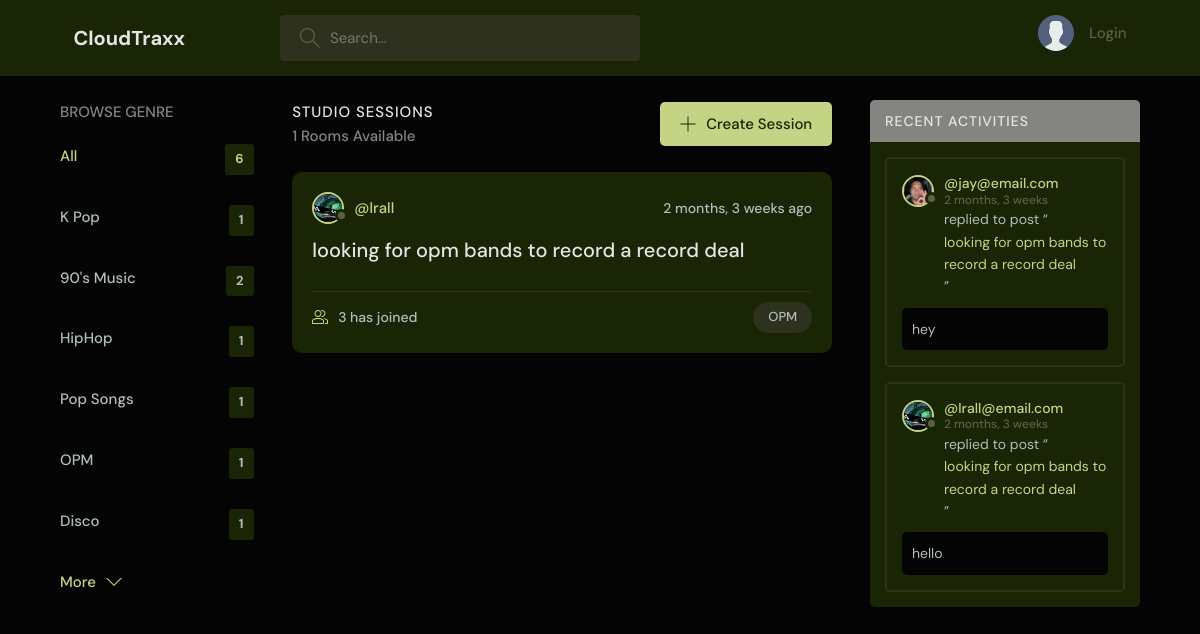
The page /?q=OPM on the database its author committed.
### base/models.py (models this page shows, shortened)
class Topic(models.Model):
    name = models.CharField(max_length=200)

class Room(models.Model):
    host = models.ForeignKey(User, on_delete=models.SET_NULL, null=True)
    topic = models.ForeignKey(Topic, on_delete=models.SET_NULL, null=True)
    name = models.CharField(max_length=200)
    description = models.TextField(null=True, blank=True)
    participants = models.ManyToManyField(User, related_name='participants', blank=True)
    updated = models.DateTimeField(auto_now=True) #take snapshot every time it is saved
    created = models.DateTimeField(auto_now_add=True) #take snapshot at the first time it was created
    class Meta:
        ordering = ['-updated', '-created']
    def __str__(self):
        return self.name

class User(AbstractUser):
    name = models.CharField(max_length=200, null=True)
    email = models.EmailField(unique=True, null=True)
    bio = models.TextField(null=True)
    avatar = models.ImageField(null=True, default="avatar.svg")
    USERNAME_FIELD = 'email'
    REQUIRED_FIELDS = []

class Message(models.Model):
    user = models.ForeignKey(User, on_delete=models.CASCADE)
    room = models.ForeignKey(Room, on_delete=models.CASCADE)
    body = models.TextField()
    updated = models.DateTimeField(auto_now=True)
    created = models.DateTimeField(auto_now_add=True)
    class Meta:
        ordering = ['-updated', '-created']

### base/views.py (the view)
# urls.py: path('', views.home, name="Home"),
def home(request):
    q = request.GET.get('q') if request.GET.get('q') != None else ''
    rooms = Room.objects.filter(
        Q(topic__name__icontains=q) |
        Q(name__icontains=q) |
        Q(description__icontains=q)
    )
    topics = Topic.objects.all()
    room_count = rooms.count()
    room_messages = Message.objects.filter(Q(room__topic__name__icontains=q))
    context = {'rooms' : rooms, 'topics' : topics, 'room_count' : room_count, 'room_messages' : room_messages}
    return render(request, 'base/home.html', context)

### base/templates/base/home.html (shortened to what this page needs)
{% extends 'main.html' %}
{% block content %}
    <main class="layout layout--3">
      <div class="container">
        {% include 'base/topics_component.html' %}
        <div class="roomList">
          <div class="roomList__header">
            <div>
              <h2>Studio Sessions</h2>
              <p>{{room_count}} Rooms Available </p>
            </div>
            <a class="btn btn--main" href="{% url 'create-room' %}">
              <svg version="1.1" xmlns="http://www.w3.org/2000/svg" width="32" height="32" viewBox="0 0 32 32">
                <title>add</title>
                <path
                  d="M16.943 0.943h-1.885v14.115h-14.115v1.885h14.115v14.115h1.885v-14.115h14.115v-1.885h-14.115v-14.115z"
                ></path>
              </svg>
              Create Session
            </a>
          </div>
          {% include 'base/feed_component.html' %}
        </div>
        {% include 'base/activity_component.html' %}
      </div>
    </main>
{% endblock %}

### base/templates/base/topics_component.html
<div class="topics">
    <div class="topics__header">
      <h2>Browse Genre</h2>
    </div>
    <ul class="topics__list">
      <li>
        <a href="{% url 'Home' %}" class="active">All <span>{{topics.count}}</span></a>
      </li>
      {% for topic in topics %}
      <li>
        <a href="{% url 'Home' %}?q={{topic.name}}">{{topic.name}} <span>{{topic.room_set.all.count}}</span></a>
      </li>
      {% endfor %}
    </ul>
    <a class="btn btn--link" href="topics.html">
      More
      <svg version="1.1" xmlns="http://www.w3.org/2000/svg" width="32" height="32" viewBox="0 0 32 32">
        <title>chevron-down</title>
        <path d="M16 21l-13-13h-3l16 16 16-16h-3l-13 13z"></path>
      </svg>
    </a>
  </div>

### base/templates/base/feed_component.html (shortened to what this page needs)
{% for room in rooms %}
<div class="roomListRoom">
    <div class="roomListRoom__header">
      <a href="{% url 'user-profile' room.host.id %}" class="roomListRoom__author">
        <div class="avatar avatar--small">
          <img src="{{room.host.avatar.url}}" />
        </div>
        <span>@{{room.host.username}}</span>
      </a>
      <div class="roomListRoom__actions">
        <span>{{room.created|timesince}} ago</span>
      </div>
    </div>
    <div class="roomListRoom__content">
      <a href="{% url 'Room' room.id %}">{{room.name}}</a>
    </div>
    <div class="roomListRoom__meta">
      <a href="{% url 'Room' room.id %}" class="roomListRoom__joined">
        {{room.participants.all.count}} has joined
      </a>
      <p class="roomListRoom__topic">{{room.topic.name}}</p>
    </div>
</div>
{% endfor %}

### base/templates/base/activity_component.html (shortened to what this page needs)
<div class="activities">
    <div class="activities__header">
      <h2>Recent Activities</h2>
    </div>
    {% for message in room_messages %}
    <div class="activities__box">
      <div class="activities__boxHeader roomListRoom__header">
        <a href="{% url 'user-profile' message.user.id %}" class="roomListRoom__author">
          <div class="avatar avatar--small">
            <img src="{{message.user.avatar.url}}" />
          </div>
          <p>
            @{{message.user}}
            <span>{{message.created|timesince}}</span>
          </p>
        </a>
      </div>
      <div class="activities__boxContent">
        <p>replied to post “<a href="{% url 'Room' message.room.id %}">{{message.room}}</a>”</p>
        <div class="activities__boxRoomContent">
          {{message.body}}
        </div>
      </div>
    </div>
    {% endfor %}
  </div>

### rows shown on the page
Topic: name "K Pop", room_set.all.count "1"
Topic: name "90's Music", room_set.all.count "2"
Topic: name "HipHop", room_set.all.count "1"
Topic: name "Pop Songs", room_set.all.count "1"
Topic: name "OPM", room_set.all.count "1"
Topic: name "Disco", room_set.all.count "1"
Room: host.avatar (placeholder picture), host.username "lrall", created "2 months, 3 weeks", name "looking for opm bands to record a record deal", participants.all.count "3", topic.name "OPM"
Message: user.avatar (picture), user "jay@email.com", created "2 months, 3 weeks", room "looking for opm bands to record a record deal", body "hey"
Message: user.avatar (placeholder picture), user "lrall@email.com", created "2 months, 3 weeks", room "looking for opm bands to record a record deal", body "hello"

### other values the page prints
{{ topics.count }} "6"
{{ room_count }} "1"
